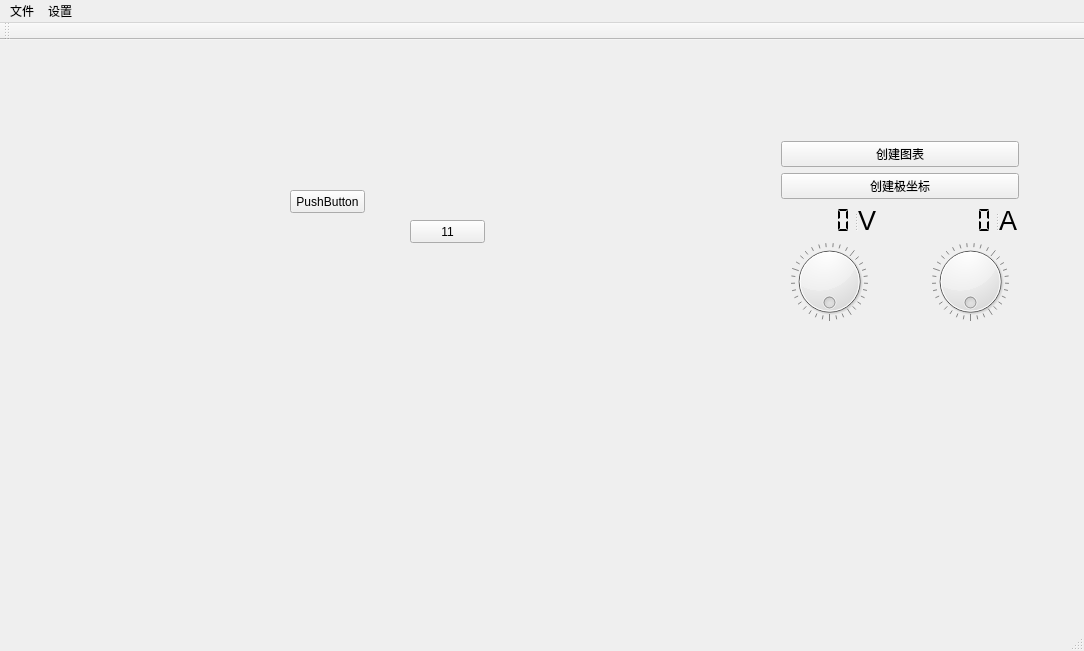
<?xml version="1.0" encoding="UTF-8"?>
<ui version="4.0">
 <class>MainWindow</class>
 <widget class="QMainWindow" name="MainWindow">
  <property name="geometry">
   <rect>
    <x>0</x>
    <y>0</y>
    <width>1084</width>
    <height>651</height>
   </rect>
  </property>
  <property name="sizePolicy">
   <sizepolicy hsizetype="Expanding" vsizetype="Expanding">
    <horstretch>0</horstretch>
    <verstretch>0</verstretch>
   </sizepolicy>
  </property>
  <property name="windowTitle">
   <string>MainWindow</string>
  </property>
  <widget class="QWidget" name="centralWidget">
   <widget class="QWidget" name="layoutWidget">
    <property name="geometry">
     <rect>
      <x>770</x>
      <y>90</y>
      <width>260</width>
      <height>202</height>
     </rect>
    </property>
    <layout class="QGridLayout" name="gridLayout">
     <item row="0" column="0">
      <widget class="QPushButton" name="dis_graph_06">
       <property name="text">
        <string>创建图表</string>
       </property>
      </widget>
     </item>
     <item row="1" column="0">
      <widget class="QPushButton" name="dis_polar">
       <property name="text">
        <string>创建极坐标</string>
       </property>
      </widget>
     </item>
     <item row="2" column="0">
      <layout class="QHBoxLayout" name="horizontalLayout">
       <item>
        <layout class="QVBoxLayout" name="verticalLayout">
         <item>
          <widget class="QSplitter" name="splitter">
           <property name="orientation">
            <enum>Qt::Horizontal</enum>
           </property>
           <widget class="QLCDNumber" name="voltage_lcd_num">
            <property name="sizePolicy">
             <sizepolicy hsizetype="Minimum" vsizetype="Expanding">
              <horstretch>0</horstretch>
              <verstretch>0</verstretch>
             </sizepolicy>
            </property>
            <property name="font">
             <font>
              <family>Arial</family>
              <pointsize>14</pointsize>
             </font>
            </property>
            <property name="frameShape">
             <enum>QFrame::NoFrame</enum>
            </property>
            <property name="frameShadow">
             <enum>QFrame::Raised</enum>
            </property>
            <property name="segmentStyle">
             <enum>QLCDNumber::Flat</enum>
            </property>
           </widget>
           <widget class="QLabel" name="label">
            <property name="sizePolicy">
             <sizepolicy hsizetype="Expanding" vsizetype="Preferred">
              <horstretch>0</horstretch>
              <verstretch>0</verstretch>
             </sizepolicy>
            </property>
            <property name="font">
             <font>
              <family>Arial</family>
              <pointsize>20</pointsize>
             </font>
            </property>
            <property name="text">
             <string>V</string>
            </property>
           </widget>
          </widget>
         </item>
         <item>
          <widget class="QDial" name="voltage_dial">
           <property name="mouseTracking">
            <bool>false</bool>
           </property>
           <property name="wrapping">
            <bool>true</bool>
           </property>
           <property name="notchTarget">
            <double>3.000000000000000</double>
           </property>
           <property name="notchesVisible">
            <bool>true</bool>
           </property>
          </widget>
         </item>
        </layout>
       </item>
       <item>
        <spacer name="horizontalSpacer">
         <property name="orientation">
          <enum>Qt::Horizontal</enum>
         </property>
         <property name="sizeHint" stdset="0">
          <size>
           <width>40</width>
           <height>20</height>
          </size>
         </property>
        </spacer>
       </item>
       <item>
        <layout class="QVBoxLayout" name="verticalLayout_2">
         <item>
          <widget class="QSplitter" name="splitter_2">
           <property name="orientation">
            <enum>Qt::Horizontal</enum>
           </property>
           <widget class="QLCDNumber" name="electricity_lcd_num">
            <property name="sizePolicy">
             <sizepolicy hsizetype="Minimum" vsizetype="Expanding">
              <horstretch>0</horstretch>
              <verstretch>0</verstretch>
             </sizepolicy>
            </property>
            <property name="font">
             <font>
              <family>Arial</family>
              <pointsize>14</pointsize>
             </font>
            </property>
            <property name="frameShape">
             <enum>QFrame::NoFrame</enum>
            </property>
            <property name="frameShadow">
             <enum>QFrame::Raised</enum>
            </property>
            <property name="segmentStyle">
             <enum>QLCDNumber::Flat</enum>
            </property>
           </widget>
           <widget class="QLabel" name="label_2">
            <property name="font">
             <font>
              <family>Arial</family>
              <pointsize>20</pointsize>
             </font>
            </property>
            <property name="text">
             <string>A</string>
            </property>
           </widget>
          </widget>
         </item>
         <item>
          <widget class="QDial" name="electricity_dial">
           <property name="mouseTracking">
            <bool>false</bool>
           </property>
           <property name="wrapping">
            <bool>true</bool>
           </property>
           <property name="notchTarget">
            <double>3.000000000000000</double>
           </property>
           <property name="notchesVisible">
            <bool>true</bool>
           </property>
          </widget>
         </item>
        </layout>
       </item>
      </layout>
     </item>
    </layout>
   </widget>
   <widget class="QPushButton" name="pushButton">
    <property name="geometry">
     <rect>
      <x>290</x>
      <y>150</y>
      <width>75</width>
      <height>23</height>
     </rect>
    </property>
    <property name="text">
     <string>PushButton</string>
    </property>
   </widget>
   <widget class="QPushButton" name="push_button">
    <property name="geometry">
     <rect>
      <x>410</x>
      <y>180</y>
      <width>75</width>
      <height>23</height>
     </rect>
    </property>
    <property name="text">
     <string>11</string>
    </property>
   </widget>
  </widget>
  <widget class="QMenuBar" name="menuBar">
   <property name="geometry">
    <rect>
     <x>0</x>
     <y>0</y>
     <width>1084</width>
     <height>23</height>
    </rect>
   </property>
   <widget class="QMenu" name="menu">
    <property name="title">
     <string>文件</string>
    </property>
    <addaction name="action_O"/>
    <addaction name="actionsave"/>
    <addaction name="action_A"/>
   </widget>
   <widget class="QMenu" name="menu_2">
    <property name="title">
     <string>设置</string>
    </property>
    <addaction name="action"/>
   </widget>
   <addaction name="menu"/>
   <addaction name="menu_2"/>
  </widget>
  <widget class="QToolBar" name="mainToolBar">
   <attribute name="toolBarArea">
    <enum>TopToolBarArea</enum>
   </attribute>
   <attribute name="toolBarBreak">
    <bool>false</bool>
   </attribute>
  </widget>
  <widget class="QStatusBar" name="statusBar"/>
  <action name="actionsave">
   <property name="text">
    <string>保存</string>
   </property>
   <property name="shortcut">
    <string>Alt+S</string>
   </property>
  </action>
  <action name="action_O">
   <property name="text">
    <string>打开</string>
   </property>
   <property name="shortcut">
    <string>Alt+O</string>
   </property>
  </action>
  <action name="action_A">
   <property name="text">
    <string>另存为</string>
   </property>
   <property name="shortcut">
    <string>Alt+A</string>
   </property>
  </action>
  <action name="action">
   <property name="text">
    <string>打开串口助手</string>
   </property>
   <property name="shortcut">
    <string>Alt+P</string>
   </property>
  </action>
 </widget>
 <layoutdefault spacing="6" margin="11"/>
 <resources/>
 <connections>
  <connection>
   <sender>voltage_dial</sender>
   <signal>valueChanged(int)</signal>
   <receiver>voltage_lcd_num</receiver>
   <slot>display(int)</slot>
   <hints>
    <hint type="sourcelabel">
     <x>840</x>
     <y>474</y>
    </hint>
    <hint type="destinationlabel">
     <x>840</x>
     <y>397</y>
    </hint>
   </hints>
  </connection>
  <connection>
   <sender>electricity_dial</sender>
   <signal>valueChanged(int)</signal>
   <receiver>electricity_lcd_num</receiver>
   <slot>display(int)</slot>
   <hints>
    <hint type="sourcelabel">
     <x>680</x>
     <y>474</y>
    </hint>
    <hint type="destinationlabel">
     <x>670</x>
     <y>402</y>
    </hint>
   </hints>
  </connection>
 </connections>
</ui>
